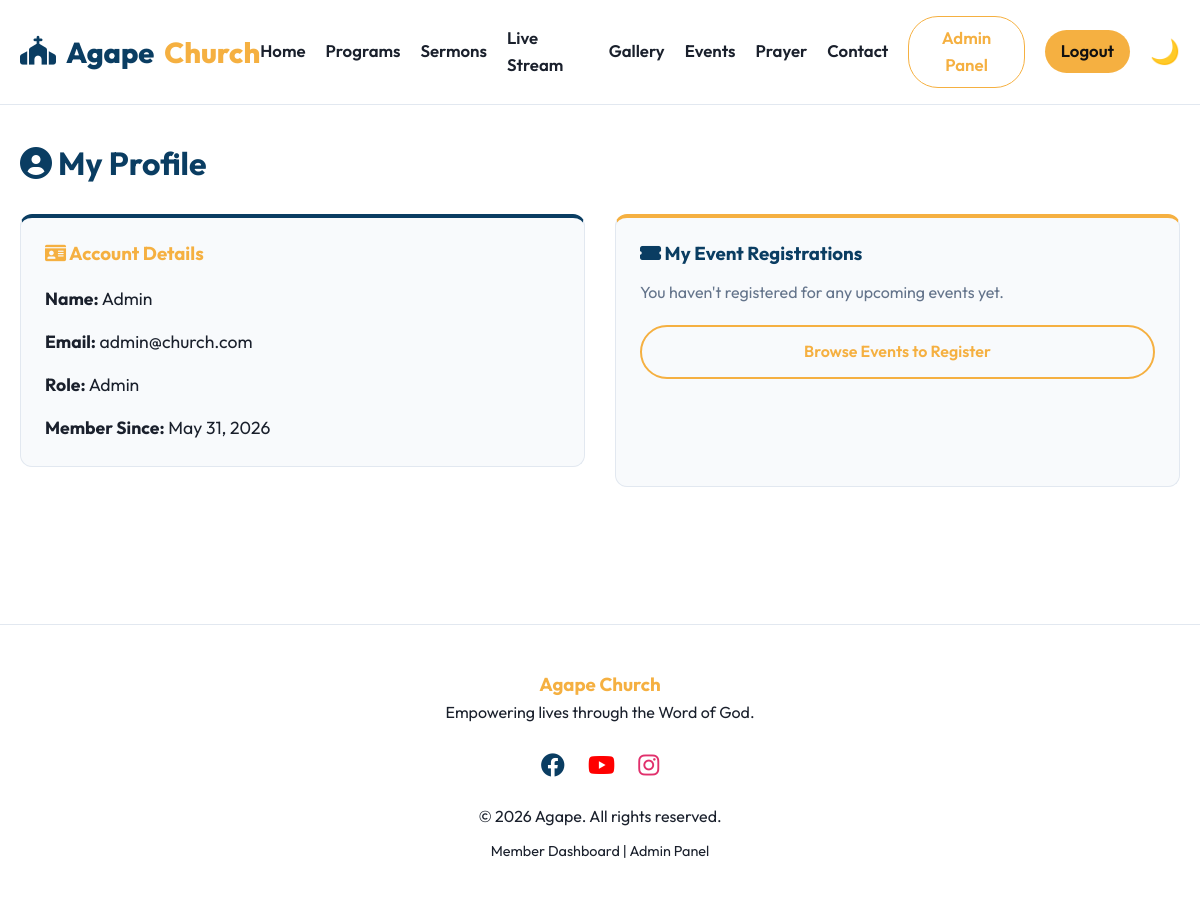
The app's page /profile.php (signed in) with its own data.
### tables this page shows
CREATE TABLE IF NOT EXISTS users (
    id INT AUTO_INCREMENT PRIMARY KEY,
    name VARCHAR(100) NOT NULL,
    email VARCHAR(100) NOT NULL UNIQUE,
    password VARCHAR(255) NOT NULL,
    role ENUM('member', 'admin') DEFAULT 'member',
    created_at TIMESTAMP DEFAULT CURRENT_TIMESTAMP
);

### profile.php (the view, shortened to what this page needs)
<?php require_once 'header.php'; ?>
<?php
require_once '../backend/db.php';
$user_id = $_SESSION['user_id'];
$stmt = $pdo->prepare("SELECT * FROM users WHERE id = ?");
$stmt->execute([$user_id]);
$user = $stmt->fetch();
?>
<div class="py-5" style="margin-top: 80px; background-color: var(--bg-color); min-height: 60vh;">
    <div class="container">
        <h1 style="color: var(--primary-blue); margin-bottom: 2rem;"><i class="fas fa-user-circle"></i> My Profile</h1>
        <div class="grid-2">
            <div class="card" style="margin-bottom: 20px; border-top: 4px solid var(--primary-blue);">
                <h3 style="color: var(--primary-gold); margin-bottom: 20px;"><i class="fas fa-id-card"></i> Account Details</h3>
                <p style="margin-bottom: 15px; font-size: 1.1rem;"><strong>Name:</strong> <?= htmlspecialchars($user['name']) ?></p>
                <p style="margin-bottom: 15px; font-size: 1.1rem;"><strong>Email:</strong> <?= htmlspecialchars($user['email']) ?></p>
                <p style="margin-bottom: 15px; font-size: 1.1rem;"><strong>Role:</strong> <?= ucfirst(htmlspecialchars($user['role'])) ?></p>
                <p style="font-size: 1.1rem;"><strong>Member Since:</strong> <?= date('F j, Y', strtotime($user['created_at'])) ?></p>
            </div>
            <div class="card" style="border-top: 4px solid var(--primary-gold);">
                <h3 style="color: var(--primary-blue); margin-bottom: 15px;"><i class="fas fa-ticket-alt"></i> My Event Registrations</h3>
                <?php
                $stmt = $pdo->prepare("SELECT e.title, e.date FROM registrations r JOIN events e ON r.event_id = e.id WHERE r.user_id = ? ORDER BY e.date ASC");
                $stmt->execute([$user_id]);
                if ($stmt->rowCount() > 0):
                ?>
                    <ul style="list-style-type: none; padding: 0;">
                    <?php while ($reg = $stmt->fetch()): ?>
                        <li style="padding: 15px 0; border-bottom: 1px solid var(--border-color);">
                            <strong style="font-size: 1.1rem; color: var(--text-color);"><?= htmlspecialchars($reg['title']) ?></strong><br>
                            <small style="color: var(--primary-gold); font-weight: bold;"><i class="fas fa-calendar"></i> <?= date('F j, Y - g:i A', strtotime($reg['date'])) ?></small>
                        </li>
                    <?php endwhile; ?>
                    </ul>
                <?php else: ?>
                    <p style="color: #64748b; margin-bottom: 20px;">You haven't registered for any upcoming events yet.</p>
                    <a href="events.php" class="btn btn-secondary text-center" style="display: block; width: 100%;">Browse Events to Register</a>
                <?php endif; ?>
            </div>
        </div>
    </div>
</div>
<?php require_once 'footer.php'; ?>

### index.css (style rules this page uses)
:root { --bg-color: #ffffff; --text-color: #1a202c; --primary-blue: #0A3D62; --primary-blue-light: #16568A; --primary-gold: #F5B041; --primary-gold-dark: #D4AC0D; --card-bg: #f8fafc; --border-color: #e2e8f0; --nav-bg: rgba(255, 255, 255, 0.95); --font-main: 'Outfit', sans-serif; --border-radius: 12px; --transition: all 0.3s cubic-bezier(0.25, 0.8, 0.25, 1); }
* { margin: 0; padding: 0; box-sizing: border-box; font-family: var(--font-main); }
body { background-color: var(--bg-color); color: var(--text-color); line-height: 1.6; transition: var(--transition); }
a { text-decoration: none; color: inherit; transition: var(--transition); }
.container { max-width: 1200px; margin: 0 auto; padding: 0 20px; }
.text-center { text-align: center; }
.py-5 { padding-top: 4rem; padding-bottom: 4rem; }
h1, h2, h3, h4 { font-weight: 700; line-height: 1.2; }
.btn { display: inline-block; padding: 12px 28px; border-radius: 30px; font-weight: 600; cursor: pointer; border: none; transition: var(--transition); text-align: center; }
.btn-secondary { background-color: transparent; border: 2px solid var(--primary-gold); color: var(--primary-gold); }
.grid-2 { display: grid; grid-template-columns: repeat(auto-fit, minmax(300px, 1fr)); gap: 30px; }
.card { background: var(--card-bg); border: 1px solid var(--border-color); border-radius: var(--border-radius); padding: 24px; transition: var(--transition); overflow: hidden; }

### records on screen
users: name "Admin", email "admin@church.com", role "Admin", created_at "May 31, 2026"
